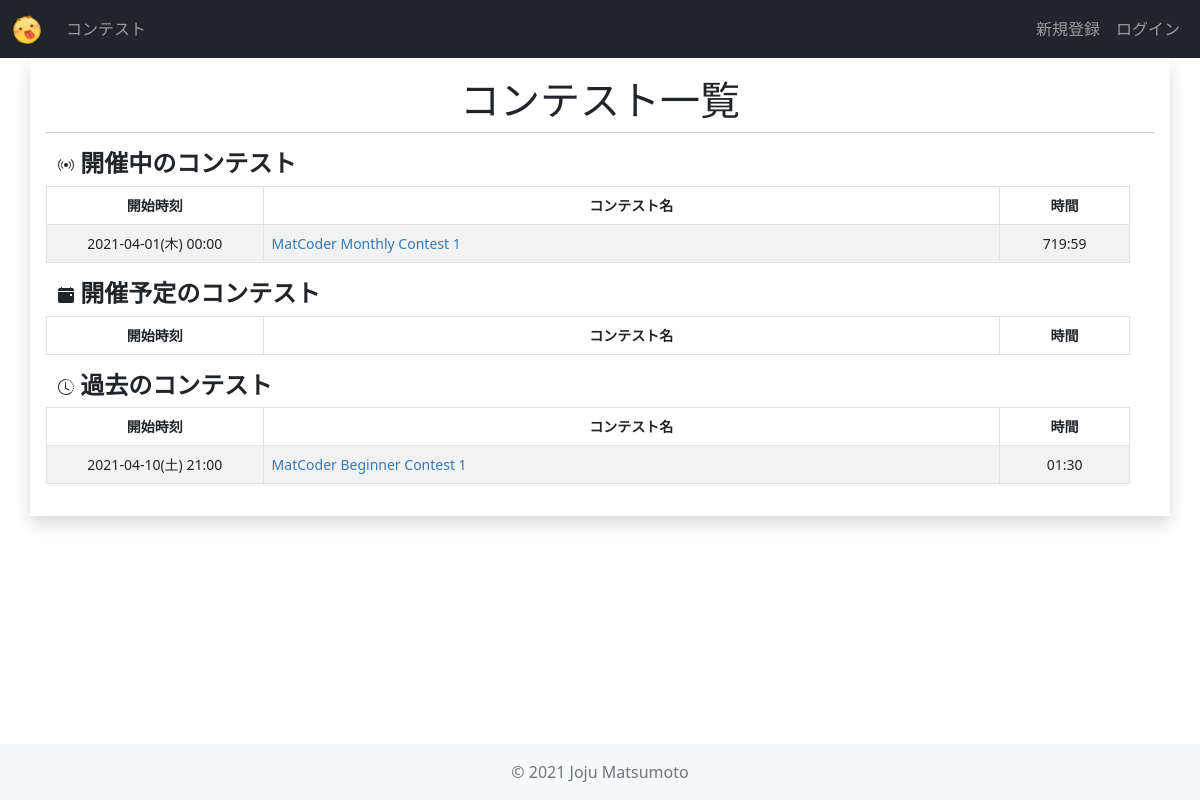
The app's page /contests/ with its own data.
### contests/models.py (models this page shows, shortened)
class Contest(models.Model):
    title = models.CharField(
        verbose_name="タイトル",
        max_length=255,
    )
    abstract = models.TextField(
        verbose_name="概要",
        max_length=2000,
    )
    short_name = models.CharField(
        verbose_name="省略形",
        max_length=20,
        unique=True,
        default="null",
    )
    start_date = models.DateTimeField(
        verbose_name="開始日時",
    )
    end_date = models.DateTimeField(
        verbose_name="終了日時",
    )
    users = models.ManyToManyField(
        settings.AUTH_USER_MODEL,
        verbose_name="参加者",
        blank=True,
    )
    penalty = models.IntegerField(
        verbose_name="ペナルティ(分)",
        default=5,
    )
    def get_start_time_str(self) -> str:
        return utils.datetime_str(self.start_date)
    def get_time_str(self) -> str:
        dt = self.end_date - self.start_date
        hour = int(dt.total_seconds()) // 3600
        minute = int((dt.total_seconds()) % 3600) // 60
        return f"{hour:02d}:{minute:02d}"

### contests/views.py (the view)
class IndexView(View):
    def get(self, request, *args, **kwargs):
        now = timezone.now()
        all_contests = models.Contest.objects.all()
        past_contests = all_contests.filter(end_date__lt=now).order_by("-start_date")
        future_contests = all_contests.filter(start_date__gt=now).order_by("start_date")
        live_contests = all_contests.filter(start_date__lte=now).filter(end_date__gt=now)
        context = {
            "contests_list": [
                ("開催中のコンテスト", live_contests),
                ("開催予定のコンテスト", future_contests),
                ("過去のコンテスト", past_contests),
            ],
        }
        return render(request, "contests/index.html", context)

### contests/utils.py (called while the page is built)
def datetime_str(dt: datetime.datetime) -> str:
    dt = localtime(dt)
    return "{}({}) {}".format(
        dt.strftime("%Y-%m-%d"),
        day_of_week_to_japanese[dt.strftime("%a")],
        dt.strftime("%H:%M")
    )

### contests/templates/contests/index.html (shortened to what this page needs)
{% extends 'base.html' %}
{% block content %}
<div class="row p-3">
    <h1 class="text-center">コンテスト一覧</h1>
    <hr>
    {% for contests_label, contests in contests_list %}
        <div class="row">
            <h4>
                {{ contests_label }}
            </h4>
            <table class="table table-striped table-bordered table-hover small text-center">
                <thead>
                    <tr>
                        <th width="20%">開始時刻</th>
                        <th>コンテスト名</th>
                        <th width="12%">時間</th>
                    </tr>
                </thead>
                <tbody>
                    {% for contest in contests %}
                        <tr>
                            <td>{{ contest.get_start_time_str }}</td>
                            <td class="text-start"><a href="{% url 'contests:contest_detail' contest.short_name %}">{{ contest.title }}</a></td>
                            <td>{{ contest.get_time_str }}</td>
                        </tr>
                    {% endfor %}
                </tbody>
            </table>
        </div>
    {% endfor %}
</div>
{% endblock content %}

### static/css/main.css (style rules this page uses)
body { background-color: white; }
a { color: #337ab7; text-decoration: none; }
thead > tr { font-weight: bold; }
h2, h3, h4, h5 { font-weight: bold; }

### records on screen
Contest: get_start_time_str "2021-04-01(木) 00:00", title "MatCoder Monthly Contest 1", get_time_str "719:59"
Contest: get_start_time_str "2021-04-10(土) 21:00", title "MatCoder Beginner Contest 1", get_time_str "01:30"

### other values on screen
{{ contests_label }} "開催中のコンテスト" "開催予定のコンテスト" "過去のコンテスト"
